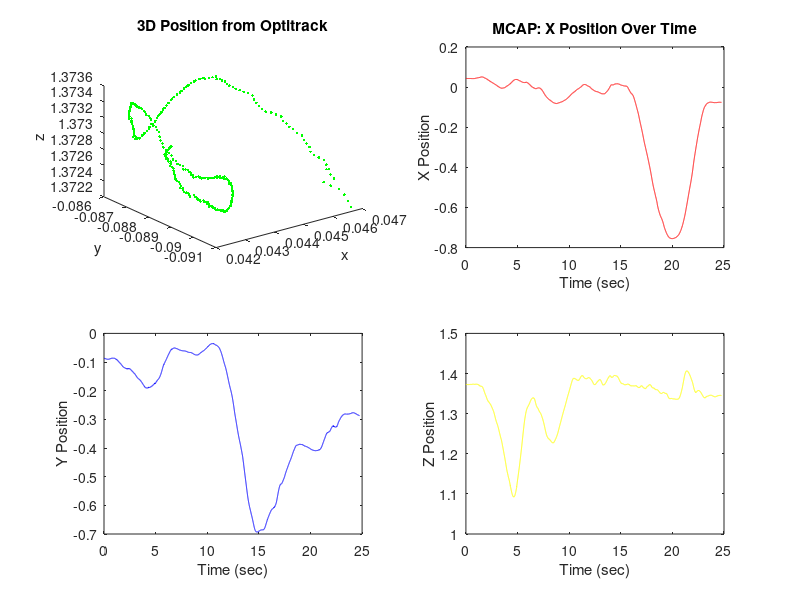
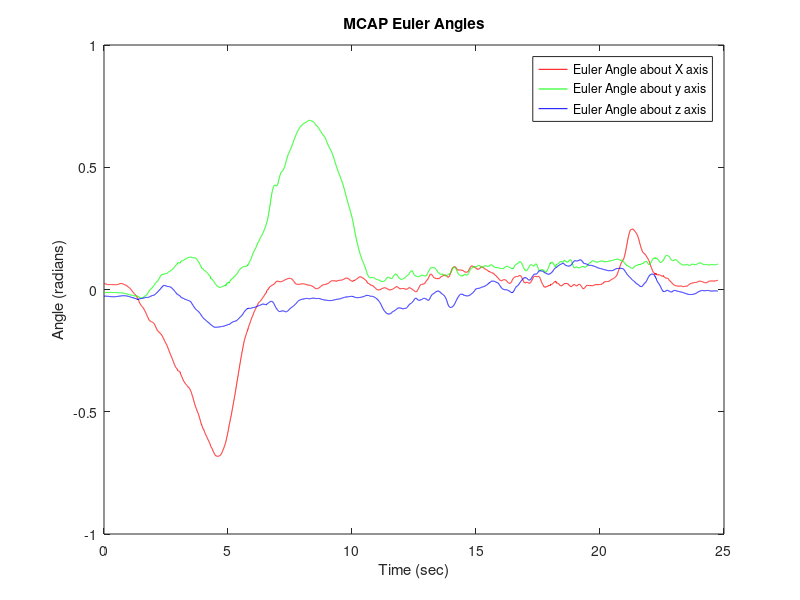
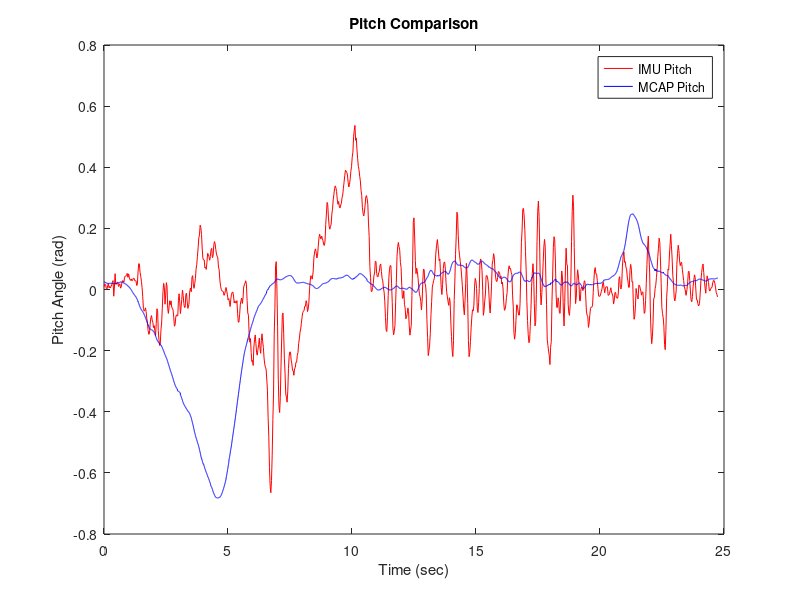
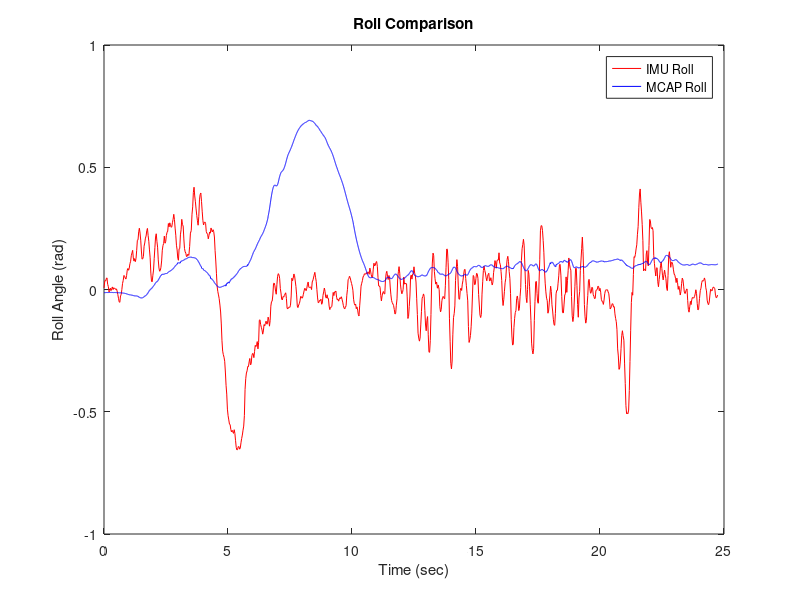

The MATLAB source for these figures, in order:
%% Load and preprocess data
clear
IMU = csvread('imu.csv');
%    imudata.gyro_x = gyro_data[0];
%     imudata.gyro_y = gyro_data[1];
%     imudata.gyro_z = gyro_data[2];
%     imudata.accel_x = accel_data[0];
%     imudata.accel_y = accel_data[1];
%     imudata.accel_z = accel_data[2];
[m,n] = size(IMU);
IMU_start_t = IMU(1,1);
for i = 1:m
    IMU(i,1) = (IMU(i,1)-IMU_start_t)/1000000; %change to seconds
    IMU(i,2:4) = IMU(i,2:4).*(pi/180); 
end

MCAP = csvread('mcap.csv');
% #ifdef GEOFENCE_AXES
%     mc.pose[0] = (double)optmsg.z;
%     mc.pose[1] = -(double)optmsg.x;
%     mc.pose[2] = (double)optmsg.y;
%     mc.pose[3] = euler[2];
%     mc.pose[4] = -euler[0];
%     mc.pose[5] = euler[1];
%     
% #else
%     // Aircraft coordinate version
%     // Optitrack coordinates:  (x "forward" (matches aircraft +x), 
%     // y "up" (matches aircraft -z), z "right" (matches aircraft +y)
%     mc.pose[0] = (double)optmsg.x;
%     mc.pose[1] = (double)optmsg.z;
%     mc.pose[2] = -(double)optmsg.y;
%     mc.pose[3] = euler[0];
%     mc.pose[4] = euler[2];
%     mc.pose[5] = -euler[1];
[m,n] = size(MCAP);
MCAP_start_t = MCAP(1,1);
for i = 1:m
    MCAP(i,1) = (MCAP(i,1)-MCAP_start_t);
end


%% Data Analysis
% MCAP DATA
[m,n] = size(MCAP);
percentage = 0.05;
m_temp = floor(percentage*m);
subplot(2,2,1)
plot3(MCAP(1:m_temp,2),MCAP(1:m_temp,3),MCAP(1:m_temp,4),'.g')
xlabel('x')
ylabel('y')
zlabel('z')
title('3D Position from Optitrack')
hold on

subplot(2,2,2)
plot(MCAP(:,1),MCAP(:,2),'-r')
xlabel('Time (sec)')
ylabel('X Position')
title('MCAP: X Position Over Time')
hold on

subplot(2,2,3)
plot(MCAP(:,1),MCAP(:,3),'-b')
xlabel('Time (sec)')
ylabel('Y Position')
subplot(2,2,4)
plot(MCAP(:,1),MCAP(:,4),'-y')
xlabel('Time (sec)')
ylabel('Z Position')

figure()
plot(MCAP(:,1),MCAP(:,5),'-r')
hold on
plot(MCAP(:,1),MCAP(:,6),'-g')
hold on
plot(MCAP(:,1),MCAP(:,7),'-b')
xlabel('Time (sec)')
ylabel('Angle (radians)')
legend('Euler Angle about X axis','Euler Angle about y axis', 'Euler Angle about z axis')
title('MCAP Euler Angles')

[m,n] = size(IMU);
m_temp = floor(percentage*m);
% figure()
% plot3(IMU(1:m_temp,5),IMU(1:m_temp,6),IMU(1:m_temp,7),'.r')
% xlabel('xdt^2')
% ylabel('ydt^2')
% zlabel('zdt^2')


%% Comparison between IMU and MCAP
figure()
plot(IMU(:,1),IMU(:,2),'-r') %gyro about x, IMU
hold on
plot(MCAP(:,1),MCAP(:,5),'-b') %gyro about x, IMU
title('Pitch Comparison')
xlabel('Time (sec)')
ylabel('Pitch Angle (rad)')
legend('IMU Pitch','MCAP Pitch')

figure()
plot(IMU(:,1),IMU(:,3),'-r') %gyro about y, IMU
hold on
plot(MCAP(:,1),MCAP(:,6),'-b') %euler about y, MCAP
title('Roll Comparison')
xlabel('Time (sec)')
ylabel('Roll Angle (rad)')
legend('IMU Roll','MCAP Roll')
figure()
plot(IMU(:,1),IMU(:,4),'-r') %gyro about z, IMU
hold on
plot(MCAP(:,1),MCAP(:,7),'-b') %euler about z, MCAP
title('Yaw Comparison')
xlabel('Time (sec)')
ylabel('Yaw Angle (rad)')
legend('IMU Yaw','MCAP Yaw')

